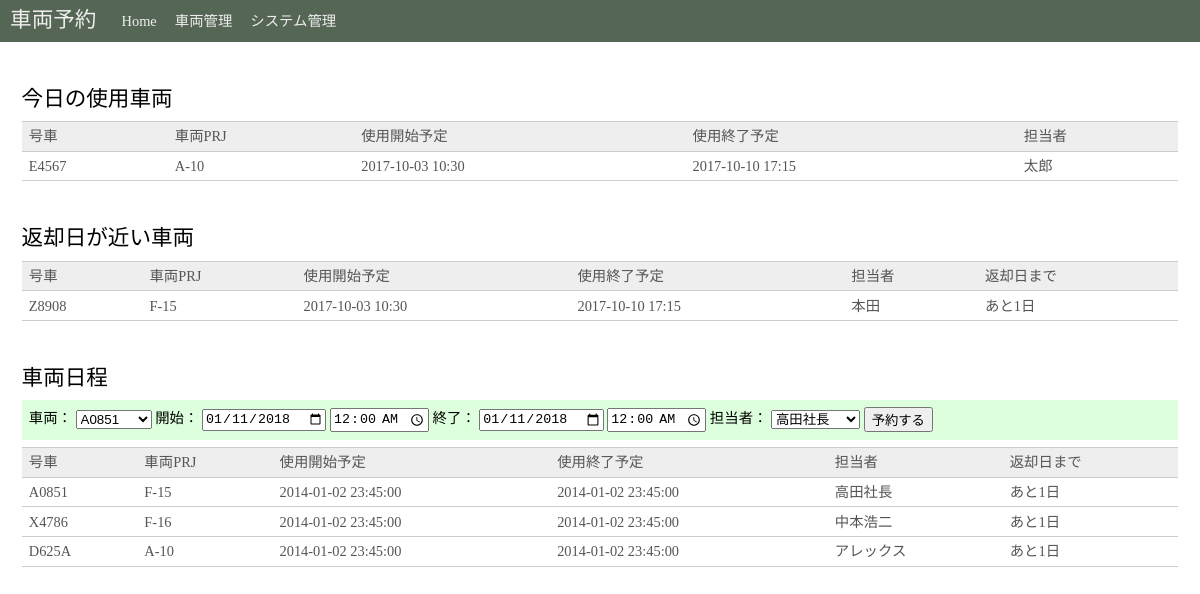
The app's page /reservations, older data.
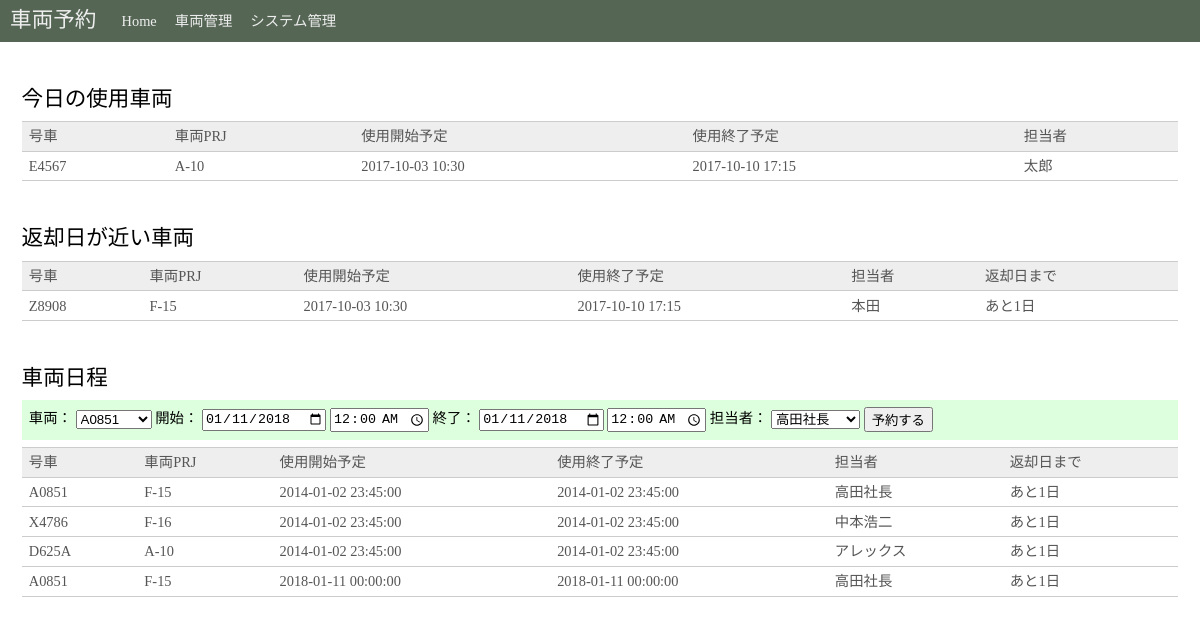
The same page, newer data.
### tables this page shows
CREATE TABLE reservations (
    'reservation_id' INTEGER PRIMARY KEY AUTOINCREMENT,
    'car_id' INTEGER NOT NULL,
    'person_id' INTEGER NOT NULL,
    'start_datetime' DATETIME,
    'end_datetime' DATETIME
    );

CREATE TABLE cars (
        'car_id' INTEGER PRIMARY KEY AUTOINCREMENT,
        'car_code' TEXT NOT NULL,
        'car_prj_id' INTEGER NOT NULL
    );

CREATE TABLE car_projects (
        'car_prj_id' INTEGER PRIMARY KEY AUTOINCREMENT,
        'car_prj_code' TEXT NOT NULL
    );

CREATE TABLE persons (
        'person_id' INTEGER PRIMARY KEY AUTOINCREMENT,
        'name' TEXT NOT NULL
    );

### car_reservation.py (the view)
@app.route('/reservations', methods=['GET'])
def show_entries():
    db = get_db()
    cur = db.execute(
        """
        SELECT car_code, name, car_prj_code, start_datetime, end_datetime
        FROM ((reservations INNER JOIN cars ON reservations.car_id = cars.car_id)
        INNER JOIN persons ON reservations.person_id = persons.person_id)
        INNER JOIN car_projects ON cars.car_prj_id = car_projects.car_prj_id;
        """
    )
    reservations = cur.fetchall()
    cur = db.execute('SELECT car_id, car_code FROM cars')
    cars = cur.fetchall()
    cur = db.execute('SELECT person_id, name FROM persons')
    persons = cur.fetchall()
    return render_template('show_entries.html', reservations=reservations, cars=cars, persons=persons)

### car_reservation.py (called while the page is built)
def connect_db():
    rv = sqlite3.connect(
        app.config['DATABASE'], detect_types=sqlite3.PARSE_DECLTYPES | sqlite3.PARSE_COLNAMES)
    sqlite3.dbapi2.converters['DATETIME'] = sqlite3.dbapi2.converters['TIMESTAMP']
    rv.row_factory = sqlite3.Row
    return rv

def get_db():
    if not hasattr(g, 'sqlite_db'):
        g.sqlite_db = connect_db()
    return g.sqlite_db

### templates/show_entries.html
{% extends "layout.html" %} {% block body %}
<main>
    <article>
        <h2>今日の使用車両</h2>
        <table class="car_table">
            <tr>
                <th>号車</th>
                <th>車両PRJ</th>
                <th>使用開始予定</th>
                <th>使用終了予定</th>
                <th>担当者</th>
            </tr>
            <tr>
                <td>E4567</td>
                <td>A-10</td>
                <td>2017-10-03 10:30</td>
                <td>2017-10-10 17:15</td>
                <td>太郎</td>
            </tr>
        </table>
    </article>
    <article>
        <h2>返却日が近い車両</h2>
        <table class="car_table">
            <tr>
                <th>号車</th>
                <th>車両PRJ</th>
                <th>使用開始予定</th>
                <th>使用終了予定</th>
                <th>担当者</th>
                <th>返却日まで</th>
            </tr>
            <tr>
                <td>Z8908</td>
                <td>F-15</td>
                <td>2017-10-03 10:30</td>
                <td>2017-10-10 17:15</td>
                <td>本田</td>
                <td>あと1日</td>
            </tr>
        </table>
    </article>
    <article>
        <h2>車両日程</h2>
        <form class="one_line" action="{{ url_for('add_entry') }}" method="post">
            <span>車両：</span>
            <select name="car_id">
                {% for car in cars %}
                    <option value="{{ car.car_id }}">{{ car.car_code }}</option>
                {% endfor %}
            </select>
            <span>開始：</span>
            <input type="date" value="2018-01-11" name="start_date">
            <input type="time" value="00:00" min="00:00:00" max="24:00:00" name="start_time">
            <span>終了：</span>
            <input type="date" value="2018-01-11" name="end_date">
            <input type="time" value="00:00" min="00:00:00" max="24:00:00" name="end_time">
            <span>担当者：</span>
            <select name="person">
                {% for person in persons %}
                    <option value="{{ person.person_id }}">{{ person.name }}</option>
                {% endfor %}
            </select>
            <input type="submit" value="予約する">
        </form>
        <table class="car_table">
            <tr>
                <th>号車</th>
                <th>車両PRJ</th>
                <th>使用開始予定</th>
                <th>使用終了予定</th>
                <th>担当者</th>
                <th>返却日まで</th>
            </tr>
            {% for reservation in reservations %}
            <tr>
                <td>{{ reservation.car_code }}</td>
                <td>{{ reservation.car_prj_code}}</td>
                <td>{{ reservation.start_datetime }}</td>
                <td>{{ reservation.end_datetime }}</td>
                <td>{{ reservation.name }}</td>
                <td>あと1日</td>
            </tr>
            {% endfor %}
        </table>
    </article>
</main>
{% endblock %}

### templates/layout.html (shortened to what this page needs)
<!DOCTYPE html>
<html lang="ja">
<head>
    <link rel="stylesheet" type=text/css href="{{ url_for('static', filename='html5reset.css') }}">
    <link rel="stylesheet" type=text/css href="{{ url_for('static', filename='style.css') }}">
</head>
<body>
    <header>
        <nav class="head_nav">
            <h1>車両予約</h1>
            <ul>
                <li>
                    <a href="{{ url_for('show_entries') }}">Home</a>
                </li>
                <li>
                    <a href="{{ url_for('show_cars') }}">車両管理</a>
                </li>
                <li>
                    <a href="{{ url_for('show_sys_info') }}">システム管理</a>
                </li>
            </ul>
        </nav>
    </header>
    {% block body %}{% endblock %}
</body>
</html>

### static/style.css (style rules this page uses)
body { font-family: 'Meiryo UI'; font-size: 0.9em; }
h2 { font-size: 1.5em; font-weight: normal; margin-top: 0.5em; margin-bottom: 0.5em; }
main { margin: 0.5em; padding: 0.5em; }
article { padding: 0.5em; margin-top: 0.5em; margin-bottom: 0.5em; }
.head_nav { margin-bottom: 1em; background: #556655; color: #EEEEEE; padding: 0.7em; }
.head_nav ul li { margin: 0.5em; display: inline; }
.head_nav ul { display: inline; margin: 1em; vertical-align: middle; }
.head_nav h1 { font-size: 1.5em; font-weight: normal; display: inline; vertical-align: middle; }
.head_nav ul li a { color: #EEEEEE; text-decoration: none; }
.car_table { margin-bottom: 1em; color: #555555; width: 100%; border-top: 1px solid #CCCCCC; border-spacing: 1em; }
.car_table tr th, .car_table tr td { text-align: left; border-bottom: 1px solid #CCCCCC; padding: 0.5em; }
.car_table tr th { font-weight: normal; background: #EEEEEE; }
.one_line { margin-bottom: 0.5em; padding: 0.5em; background: #DDFFDD; text-align: bottom; }

Row changes from the older to the newer data that the page shows:
added reservations: car_code "A0851", car_prj_code "F-15", start_datetime "2018-01-11 00:00:00", end_datetime "2018-01-11 00:00:00", name "高田社長"
